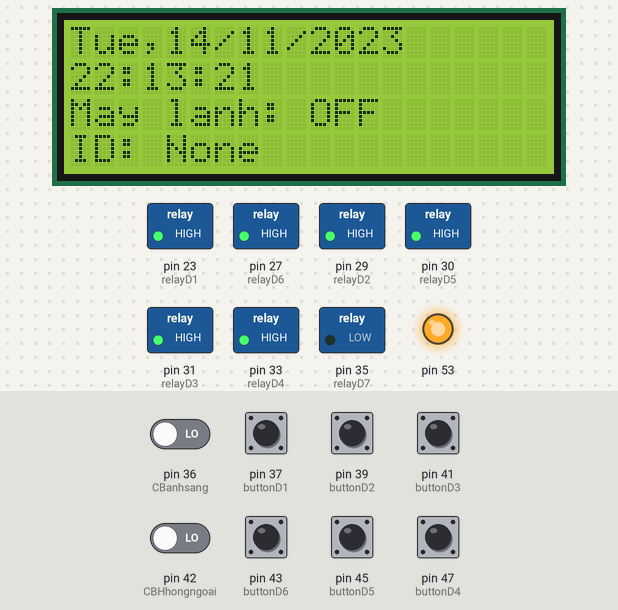
A sketch run on a simulated Arduino Mega 2560, built with avr-gcc and run on an emulated ATmega2560. On the bench: 20×4 character LCD, switched loads named in the sketch (green lamp = pin HIGH), output pins drawn as LEDs (lit = HIGH). The inputs (shaded band) are chosen by the test bench; at power-on: pin 37 (buttonD1), pin 39 (buttonD2), pin 41 (buttonD3), pin 43 (buttonD6), pin 45 (buttonD5), pin 47 (buttonD4) HIGH, pin 36 (CBanhsang), pin 42 (CBHhongngoai) LOW. The local clock reads 2024-03-15 10:24:30 at power-on unless the sketch sets it; what the sketch prints to the serial monitor is not drawn.

Above: at 1.2 s.
1.3 s: pin 37 (buttonD1) pulled LOW for 1 s
At 4.8 s:
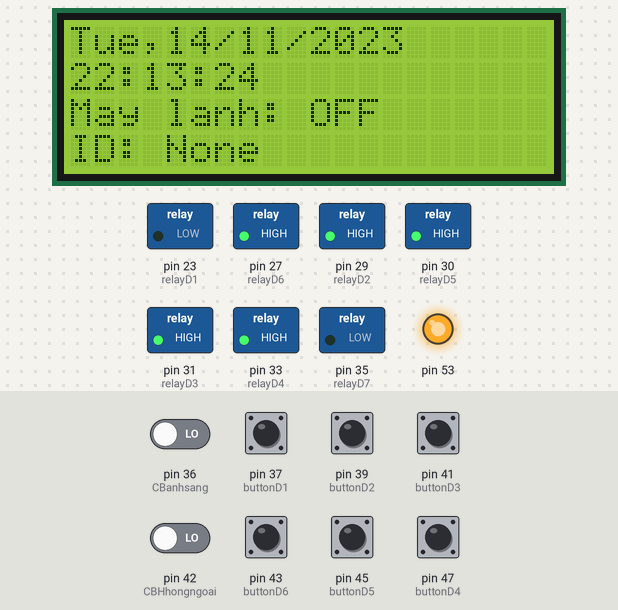
5.3 s: pin 39 (buttonD2) pulled LOW for 0.15 s
At 7.8 s:
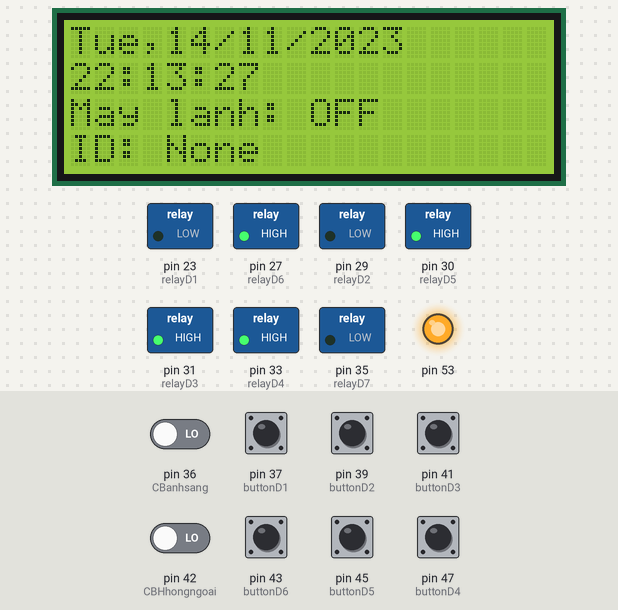
8.4 s: pin 41 (buttonD3) pulled LOW for 0.15 s
At 9.8 s:
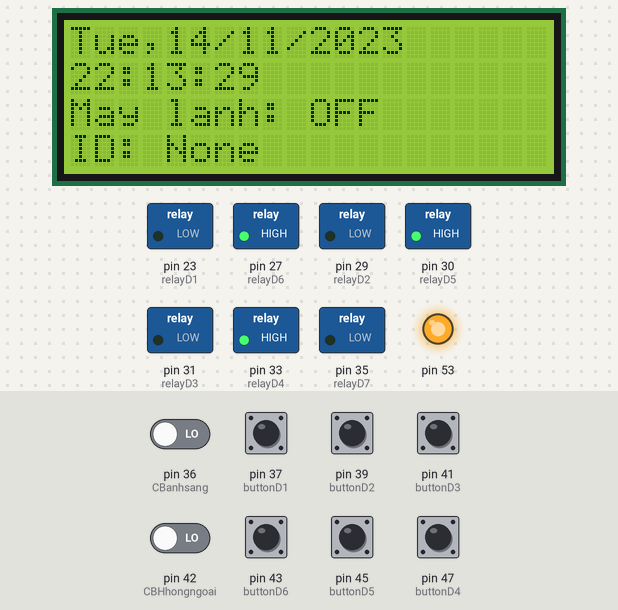
11.5 s: pin 43 (buttonD6) pulled LOW for 0.15 s
At 12.6 s:
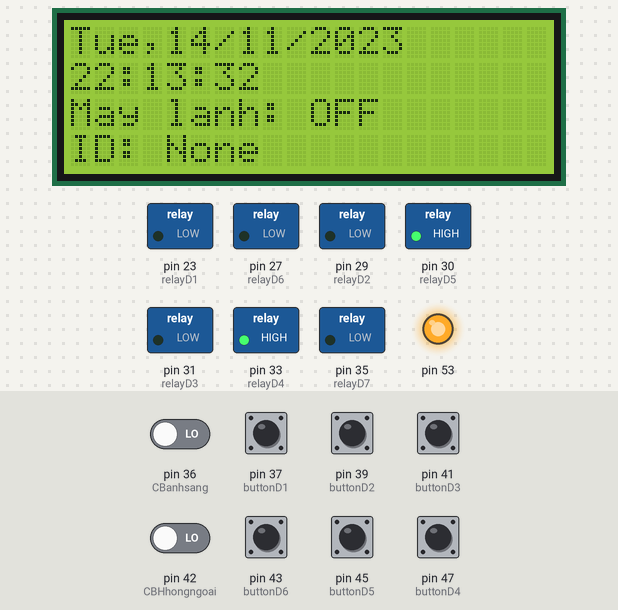
14.6 s: pin 45 (buttonD5) pulled LOW for 0.15 s
At 15.8 s:
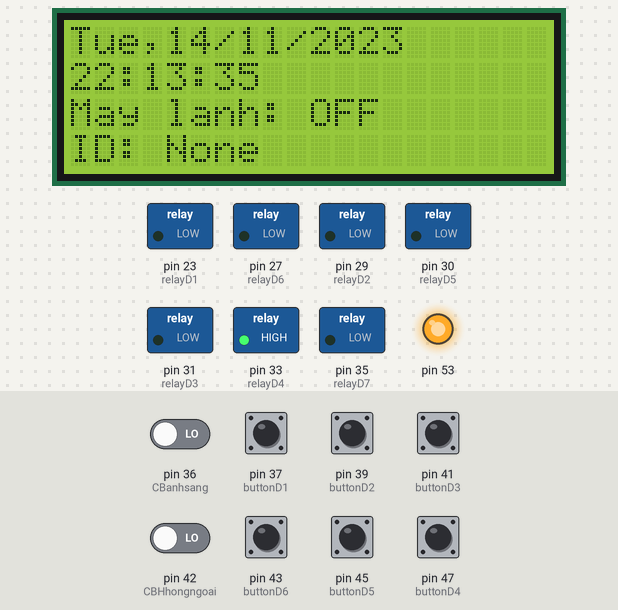
17.7 s: pin 47 (buttonD4) pulled LOW for 0.15 s
At 18.8 s:
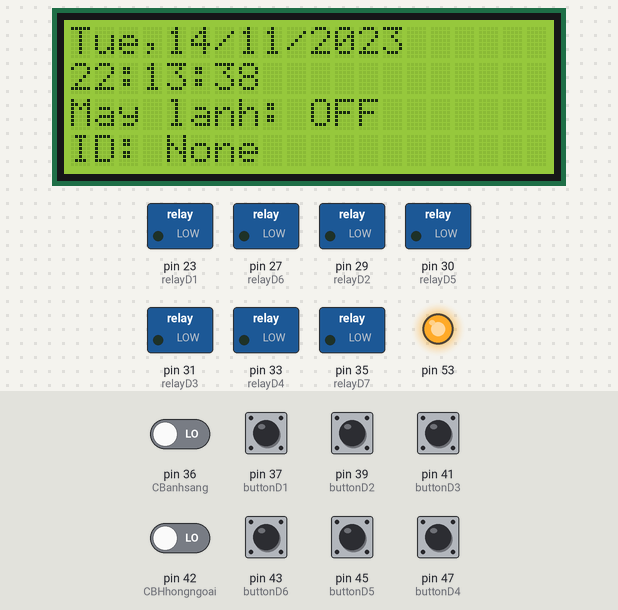
Timing chart, 0 to 20.7 s (numbered marks = the images above; inputs shaded):
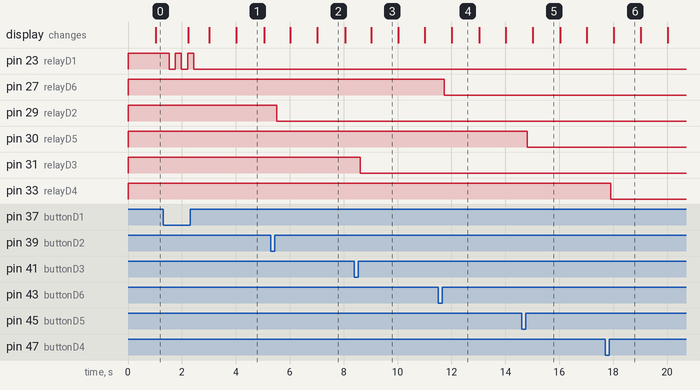

Measured:
- after the input at 1.3 s, pin 23 (relayD1): alternates HIGH for 0.23 s and LOW for 0.23 s, 5 changes in all, then stays LOW, starting after 0.23 s
- after the input at 5.3 s, pin 29 (relayD2): HIGH → LOW after 0.22 s
- after the input at 8.4 s, pin 31 (relayD3): HIGH → LOW after 0.21 s
- after the input at 11.5 s, pin 27 (relayD6): HIGH → LOW after 0.23 s
- after the input at 14.6 s, pin 30 (relayD5): HIGH → LOW after 0.21 s
- after the input at 17.7 s, pin 33 (relayD4): HIGH → LOW after 0.20 s
- what the display in image 1 shows lasts 1.0 s, from 4.0 s to 5.0 s

The sketch:

Arduino.ino
```cpp
#include <SoftwareSerial.h>
#include <Arduino.h>
#include <ArduinoJson.h>
#include <Wire.h>
#include <LiquidCrystal_I2C.h>
#include "RTClib.h"
#include <SPI.h>

#define RX_PIN 11
#define TX_PIN 10
//#define SERIAL_BUFFER_SIZE 256
//card 1 63 51 6D 29
//card 3 94 D1 99 8A
//card 4 E5 ED 9A 8A

SoftwareSerial mySerial(RX_PIN, TX_PIN);

RTC_DS1307 rtc;

LiquidCrystal_I2C lcd(0x27,20,4);

StaticJsonDocument<300> doc;
//StaticJsonDocument<200> doc1;
int t = 0;
char daysOfTheWeek[7][12] = {"Sun", "Mon", "Tue", "Wed", "Thu", "Fri", "Sat"};

#define buttonD1 37
#define buttonD2 39
#define buttonD3 41
#define buttonD4 47
#define buttonD5 45
#define buttonD6 43

#define relayD1 23
#define relayD2 29
#define relayD3 31
#define relayD4 33
#define relayD5 30
#define relayD6 27
#define relayD7 35

int CBHhongngoai = 42;
int CBanhsang = 36;
int Object1 = LOW;
int CBASstate = 0;

unsigned long ms_from_start = 0;
unsigned long ms_pre_read_ds1307 = 0;
unsigned long interval_ds1307 = 20;
unsigned long ms_pre_read_status = 0;
unsigned long interval_status = 50;
unsigned long ms_pre_read_button = 0;
unsigned long interval_button = 50;

byte toggleState_1 = 1,toggleState_2 = 1,toggleState_3 = 1,toggleState_4 = 1,toggleState_5 = 1,toggleState_6 = 1;

void setup ()
{
  Wire.begin();
  Serial.begin(9600);
  //Serial.setRxBufferSize(1024);
  mySerial.begin(9600);
  //mySerial.setRxBufferSize(1024);
  pinMode(relayD1,OUTPUT);
  digitalWrite(relayD1,HIGH);
  pinMode(relayD2,OUTPUT);
  digitalWrite(relayD2,HIGH);
  pinMode(relayD3,OUTPUT);
  digitalWrite(relayD3,HIGH);
  pinMode(relayD4,OUTPUT);
  digitalWrite(relayD4,HIGH);
  pinMode(relayD5,OUTPUT);
  digitalWrite(relayD5,HIGH);
  pinMode(relayD6,OUTPUT);
  digitalWrite(relayD6,HIGH);
  pinMode(relayD7,OUTPUT);
  digitalWrite(relayD7,LOW);

  pinMode(buttonD1,INPUT_PULLUP);
  pinMode(buttonD2,INPUT_PULLUP);
  pinMode(buttonD3,INPUT_PULLUP);
  pinMode(buttonD4,INPUT_PULLUP);
  pinMode(buttonD5,INPUT_PULLUP);
  pinMode(buttonD6,INPUT_PULLUP);

  pinMode(CBHhongngoai, INPUT);
  pinMode(CBanhsang, INPUT);

  lcd.init();
  lcd.backlight();
  lcd.setCursor(0, 2);
  lcd.print("May lanh: OFF");
  lcd.setCursor(0, 3);
  lcd.print("ID: None");
  SPI.begin();      // Initiate  SPI bus

  if (!rtc.begin())
  {
    //lcd.print("Couldn't find RTC");
    Serial.println("Couldn't find RTC");
    //while (1);
  }

  if (!rtc.isrunning())
  {
    //lcd.print("RTC is NOT running!");
    Serial.println("RTC is NOT running!");
  }

    rtc.adjust(DateTime(F(__DATE__), F(__TIME__)));//auto update from computer time
    //rtc.adjust(DateTime(2014, 1, 21, 3, 0, 0));// to set the time manualy
}
void relayOnOff(int relay){
    switch(relay){
      case 1:
             if(toggleState_1 == 1){
              digitalWrite(relayD1, LOW); // turn on relay 1
              toggleState_1 = 0;
              Serial.println("Device1 ON");
              }
             else{
              digitalWrite(relayD1, HIGH); // turn off relay 1
              toggleState_1 = 1;
              Serial.println("Device1 OFF");
              }
      break;
      case 2:
             if(toggleState_2 == 1){
              digitalWrite(relayD2, LOW); // turn on relay 2
              toggleState_2 = 0;
              Serial.println("Device2 ON");
              }
             else{
              digitalWrite(relayD2, HIGH); // turn off relay 2
              toggleState_2 = 1;
              Serial.println("Device2 OFF");
              }
      break;
      case 3:
             if(toggleState_3 == 1){
              digitalWrite(relayD3, LOW); // turn on relay 3
              toggleState_3 = 0;
              Serial.println("Device3 ON");
              }
             else{
              digitalWrite(relayD3, HIGH); // turn off relay 3
              toggleState_3 = 1;
              Serial.println("Device3 OFF");
              }
      break;
      case 4:
             if(toggleState_4 == 1){
              digitalWrite(relayD4, LOW); // turn on relay 4
              toggleState_4 = 0;
              Serial.println("Device4 ON");
              }
             else{
              digitalWrite(relayD4, HIGH); // turn off relay 4
              toggleState_4 = 1;
              Serial.println("Device4 OFF");
              }
      break;
      case 5:
             if(toggleState_5 == 1){
              digitalWrite(relayD5, LOW); // turn on relay 4
              toggleState_5 = 0;
              Serial.println("Device5 ON");
              }
             else{
              digitalWrite(relayD5, HIGH); // turn off relay 4
              toggleState_5 = 1;
              Serial.println("Device5 OFF");
              }
      break;
      case 6:
             if(toggleState_6 == 1){
              digitalWrite(relayD6, LOW); // turn on relay 4
              toggleState_6 = 0;
              Serial.println("Device6 ON");
              }
             else{
              digitalWrite(relayD6, HIGH); // turn off relay 4
              toggleState_6 = 1;
              Serial.println("Device6 OFF");
              }
      break;
      default : break;
      }
}

void statusbutton(){
    //Manual Switch Control
    if (digitalRead(buttonD1) == LOW){
      delay(200);
      relayOnOff(1);
    }
    else if (digitalRead(buttonD2) == LOW){
      delay(200);
      relayOnOff(2);
    }
    else if (digitalRead(buttonD3) == LOW){
      delay(200);
      relayOnOff(3);
    }
    else if (digitalRead(buttonD4) == LOW){
      delay(200);
      relayOnOff(4);
    }
    else if (digitalRead(buttonD5) == LOW){
      delay(200);
      relayOnOff(5);
    }
    else if (digitalRead(buttonD6) == LOW){
      delay(200);
      relayOnOff(6);
    }
}
void DS1307_display() {

  DateTime now = rtc.now();

    lcd.setCursor(0, 1);
    if(now.hour()<=9)
    {
      lcd.print("0");
      lcd.print(now.hour());
    }
    else {
     lcd.print(now.hour());
    }
    lcd.print(':');
    if(now.minute()<=9)
    {
      lcd.print("0");
      lcd.print(now.minute());
    }
    else {
     lcd.print(now.minute());
    }
    lcd.print(':');
    if(now.second()<=9)
    {
      lcd.print("0");
      lcd.print(now.second());
    }
    else {
     lcd.print(now.second());
    }
    lcd.print("   ");

    lcd.setCursor(0, 0);
    lcd.print(daysOfTheWeek[now.dayOfTheWeek()]);
    lcd.print(",");
    if(now.day()<=9)
    {
      lcd.print("0");
      lcd.print(now.day());
    }
    else {
     lcd.print(now.day());
    }
    lcd.print('/');
    if(now.month()<=9)
    {
      lcd.print("0");
      lcd.print(now.month());
    }
    else {
     lcd.print(now.month());
    }
    lcd.print('/');
    if(now.year()<=9)
    {
      lcd.print("0");
      lcd.print(now.year());
    }
    else {
     lcd.print(now.year());
    }
}
void hongngoai()
{
  Object1 = digitalRead(CBHhongngoai);
  if (Object1 == HIGH)
  {
    statusbutton();
    DS1307_display();
    digitalWrite(relayD1, HIGH);
    //Serial.println("Device1 OFF");
    digitalWrite(relayD2, HIGH);
    //Serial.println("Device2 OFF");
    digitalWrite(relayD3, HIGH);
    //Serial.println("Device3 OFF");
    digitalWrite(relayD4, HIGH);
    //Serial.println("Device4 OFF");
    digitalWrite(relayD5, HIGH);
    //Serial.println("Device5 OFF");
    digitalWrite(relayD6, HIGH);
    //Serial.println("Device6 OFF");
    toggleState_1 = 1,toggleState_2 = 1,toggleState_3 = 1,toggleState_4 = 1;toggleState_5 = 1;toggleState_6 = 1;
  }
  else
  {
    anhsang();
    statusbutton();
    DS1307_display();
    Uart();
  }
}
void Uart()
{
if (mySerial.available()) {
    String line = mySerial.readStringUntil('\n');
    DeserializationError error = deserializeJson(doc, line);
    // if (error) {
    //   Serial.print("deserializeJson() failed: ");
    //   Serial.println(error.c_str());
    //   return;
    // }
    serializeJson(doc, mySerial);
    //Serial.println();
    mySerial.flush();
    serializeJson(doc, Serial);
    Serial.println();
    String val1 = doc["L1"];
    if(val1 == "1")
      digitalWrite(relayD1, LOW);
    else if(val1 == "0")
      digitalWrite(relayD1, HIGH);

    String val2 = doc["L2"];
    if(val2 == "1")
      digitalWrite(relayD2, LOW);
    else if(val2 == "0")
      digitalWrite(relayD2, HIGH);

    String val3 = doc["L3"];
    if(val3 == "1")
      digitalWrite(relayD3, LOW);
    else if(val3 == "0")
      digitalWrite(relayD3, HIGH);

    String val4 = doc["L4"];
    if(val4 == "1")
      digitalWrite(relayD4, LOW);
    else if(val4 == "0")
      digitalWrite(relayD4, HIGH);

    String val5 = doc["F1"];
    if(val5 == "1")
      digitalWrite(relayD5, LOW);
    else if(val5 == "0")
      digitalWrite(relayD5, HIGH);

    String val6 = doc["F2"];
    if(val6 == "1")
      digitalWrite(relayD6, LOW);
    else if(val6 == "0")
      digitalWrite(relayD6, HIGH);

    String val7 = doc["Z1"];
    String val8 = doc["ID"];
    if(val7 == "1")
    {
      lcd.setCursor(0, 2);
      lcd.print("May lanh: ON ");
      lcd.setCursor(0, 3);
      lcd.print("ID:    " +val8);
    }
    else if (val7 == "0")
    {
      lcd.setCursor(0, 2);
      lcd.print("May lanh: OFF");
      lcd.setCursor(0, 3);
      lcd.print("ID: None");
    }
    String val9 = doc["T"];
    if(val9 == "1")
    {
      lcd.setCursor(10, 3);
      lcd.print("FB: ON");
    }
    else if (val9 == "0")
    {
      lcd.setCursor(10, 3);
      lcd.print("FB: OFF");
    }
  }
}
void anhsang()
{
  CBASstate = digitalRead(CBanhsang);
  // String test = String(CBASstate);
  // String test1 = "";
  // if (!(test.equals(test1))) {
  //   test1 = test;
  //   doc["L5"]=CBASstate;
  //   serializeJson(doc, mySerial);
  //   //serializeJson(doc, Serial);
  //   //Serial.println();
  //   //mySerial.flush();
  //   delay(1000);
  // }
  if (CBASstate == HIGH) {
    digitalWrite(relayD7, HIGH);
  } else {
    digitalWrite(relayD7, LOW);
  }
}
void loop ()
{
  hongngoai();
  anhsang();
  statusbutton();
  DS1307_display();
  Uart();
}
```
